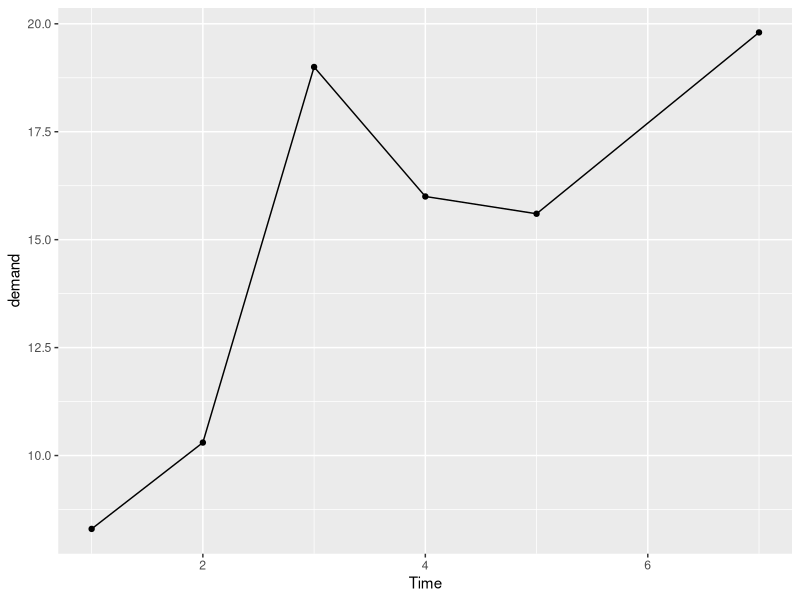
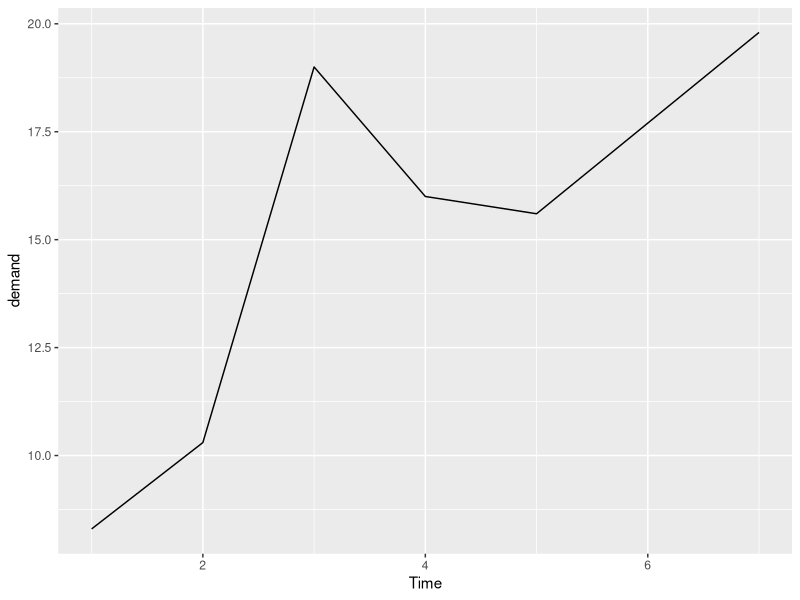
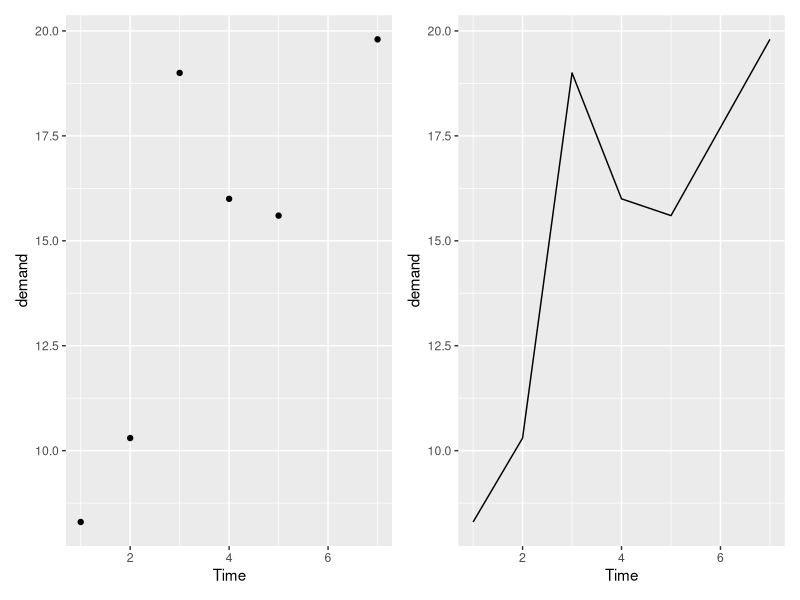
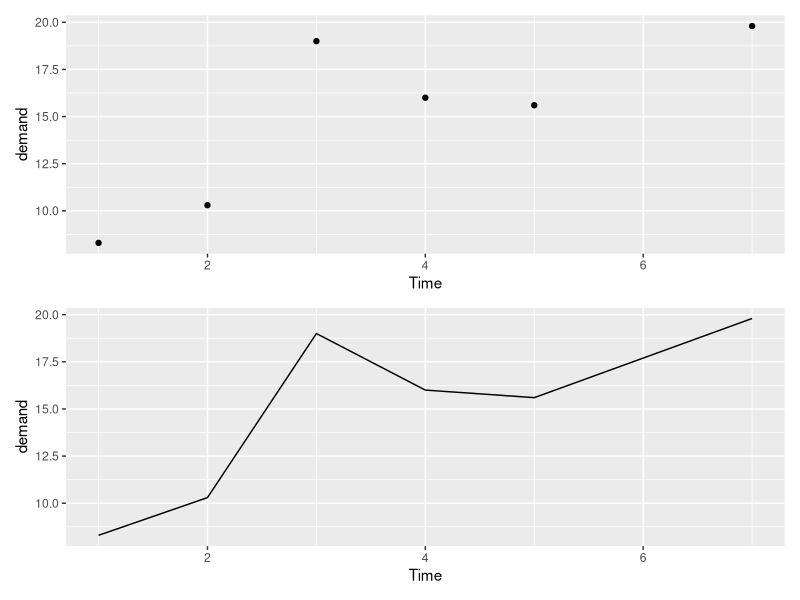
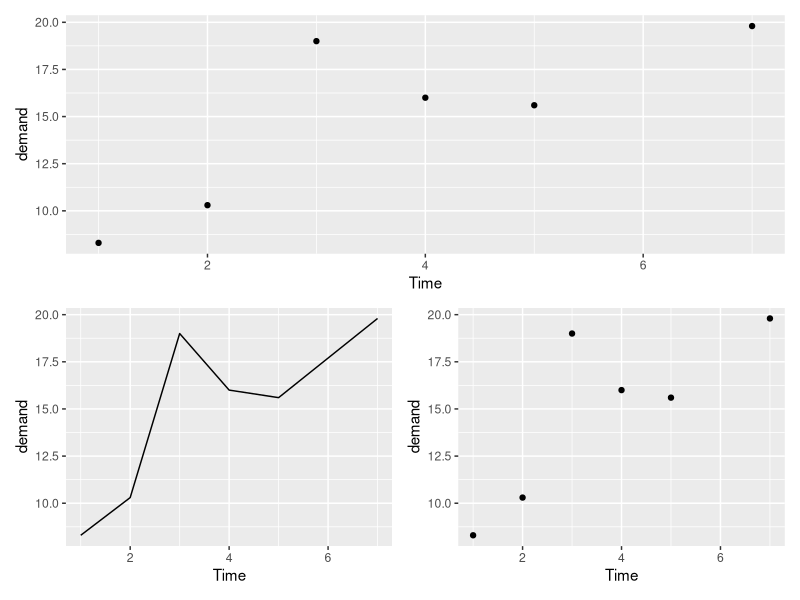
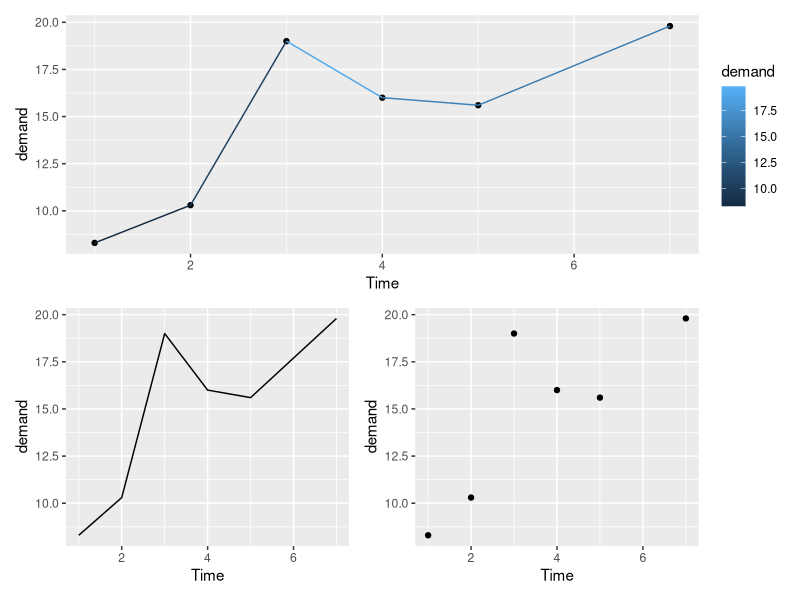
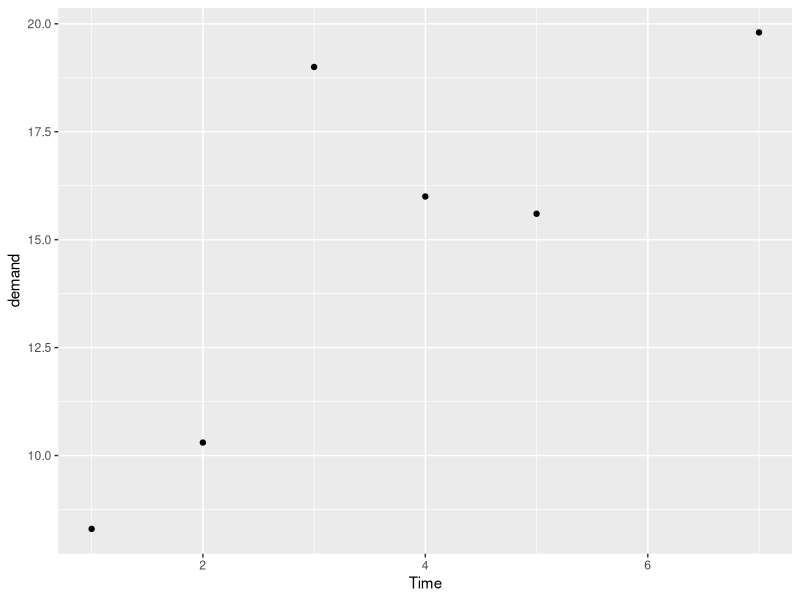

The R source for these figures, in order:
## ---- chunk 1
knitr::opts_chunk$set(echo = TRUE)
## ---- chunk 2
library(tidyverse) #for data wrangling
library(grid) # grids on plots
library(patchwork)
library(scales) # manipulate color scales, transofmations
library(gridExtra)
## ---- chunk 3
head(BOD)
summary(BOD)
## ---- chunk 4
ggplot(data = BOD, 
       map = aes(y = demand, x = Time)) +
  geom_point() +
  geom_line()
## ---- chunk 5
# OR
g1 <- ggplot() +
  geom_point(data = BOD, aes(y = demand, x = Time)) # first argument geoms expect is NOT data though, expects aes() first

ggsave(filename = '../ws/outputs/figures/fig1.png', g1, width = 5, height = 5, dpi = 600)
## ---- chunk 6
g2 <- ggplot() +
  geom_line(data = BOD, aes(y = demand, x = Time))
g2

g1 + g2 # sideways 
g1 / g2 # vertical facet
g1 / (g2 + g1)

(g1 + geom_line(data = BOD, aes(y = demand, x = Time, color = demand))) / (g2 + g1) # axes line up even with legend
